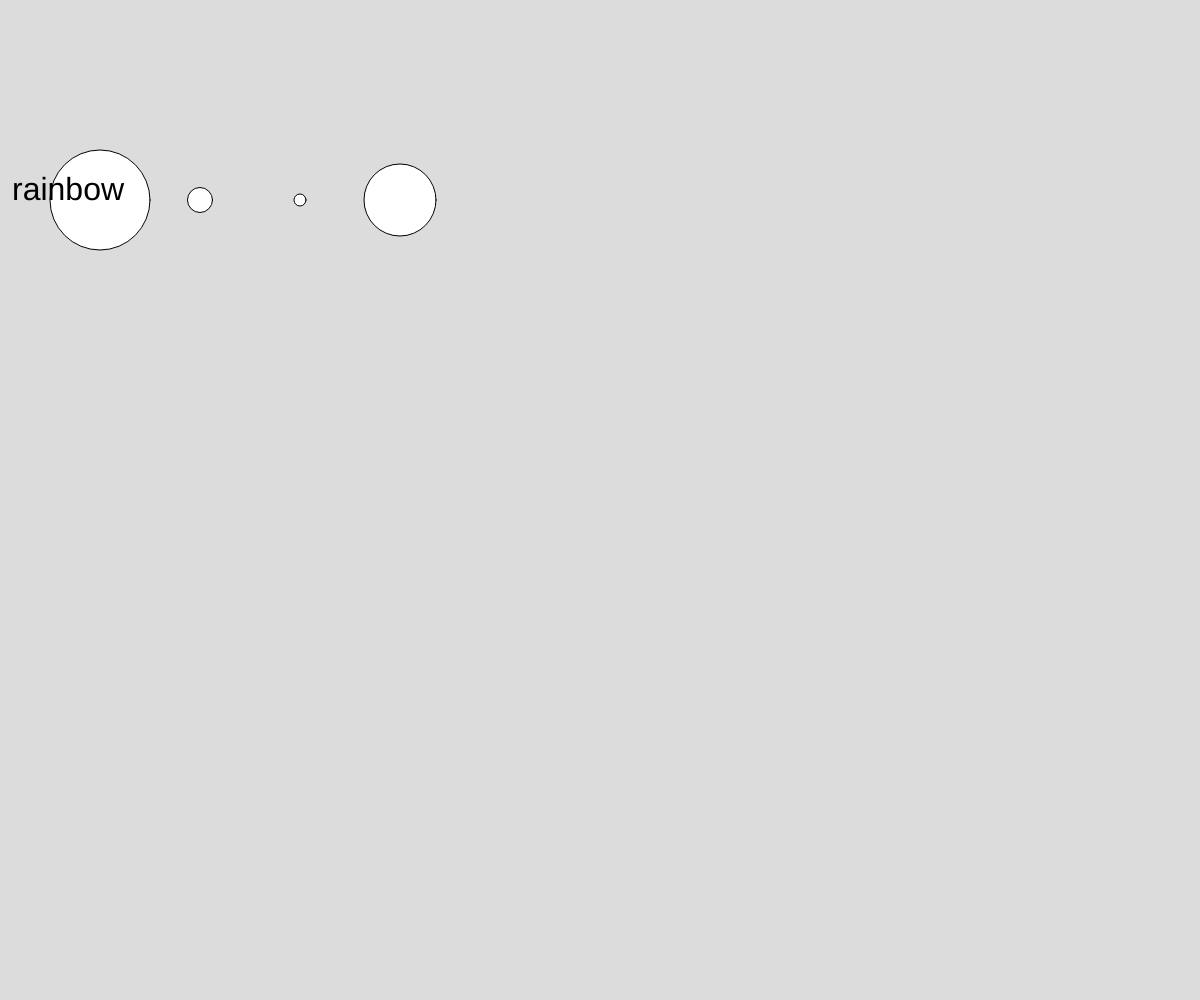
Frame 1 (no input)
Frame 60 (no input): identical to frame 1, image omitted
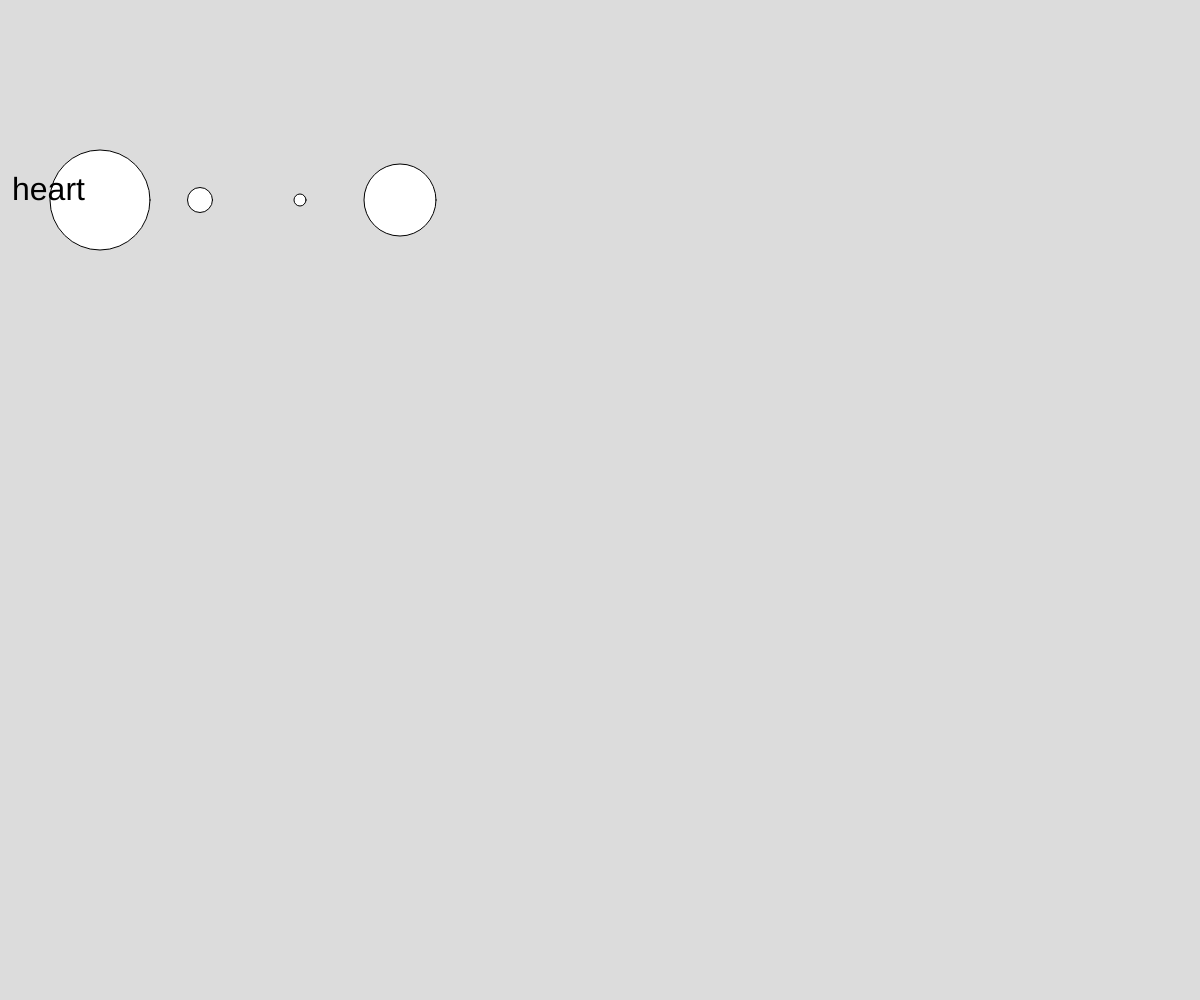
Frame 120 (the mouse pressed at the canvas centre since frame 60)

The p5.js sketch that drew these frames (run headless with seeded random() and noise() and a simulated clock; from frame 60 on, the mouse is pressed at the canvas centre):

// p5.js sketch
// ── sketch.js
// Project Title
// Your Name
// Date
//
// Extra for Experts:
// - describe what you did to take this project "above and beyond"
let words = ["rainbow", "heart", "purple", "friendship"]
let index = 0;
let nums = [100, 25, 12, 72];
let num = 23;
function setup() {
  createCanvas(windowWidth, windowHeight);
}

function draw() {
  background(220);
  for( let i = 0; i < 4; i++){
    ellipse(i * 100 + 100 ,200, nums[i], nums[i]);
  }
    
  //ellipse(100,200, nums[0], nums[0]);
  //ellipse(200,200, nums[1], nums[1]);
  //ellipse(300,200, nums[2], nums[2]);
  //ellipse(400,200, nums[3], nums[3]);
  textSize(32);
  text(words[index], 12, 200);
}
function mousePressed(){
  index = index + 1;
  if (index === words.length){
    index = 0;
}
}
